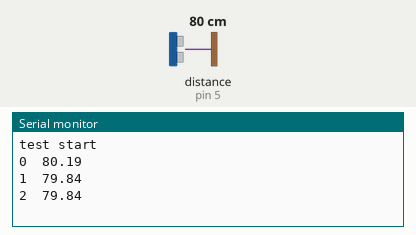
Bench run of a sketch on a simulated Arduino Uno, built with avr-gcc and run on an emulated ATmega328P. Parts: the last lines printed to the serial monitor. Wiring (inferred from the names in the program): ultrasonic range finder: trigger pin 2; echo pin 5. The inputs (shaded band) are chosen by the test bench; at power-on: distance to the obstacle (sensor on pin 5) 80 cm. The echo pulse lasts 58.3 µs per cm.

Above: at 1.3 s.
1.4 s: distance to the obstacle (sensor on pin 5) set to 2 cm
At 1.9 s:
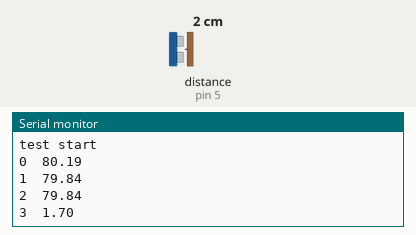
2.9 s: distance to the obstacle (sensor on pin 5) set to 4 cm
At 3.4 s:
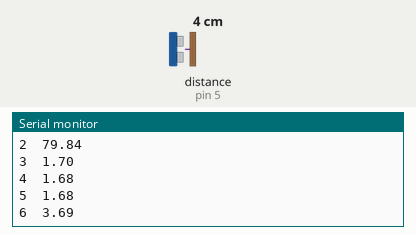
Timing chart, 0 to 5.9 s (numbered marks = the images above; inputs shaded):
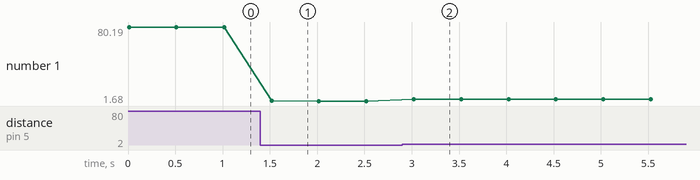

The sketch:

sketch_dec01b.ino
```cpp
#define TrigPin 2 // D1
#define EchoPin 5 // D2

double speedSound = 331.5 + 0.61 * 20; // 20は現在の気温
double distance = 0;


void setup() {
  Serial.begin(9600);
  pinMode(TrigPin, OUTPUT);
  pinMode(EchoPin, INPUT);
  Serial.println("test start");
}

int n = 0;

void loop() {
  trigger();

  double t = pulseIn(EchoPin, HIGH); // μS
  Serial.print(n);
  Serial.print("\t");
  if (t > 0) {
    t = t / 2; //往復距離なので半分の時間
    distance = t * speedSound * 100 / 1000000; // 距離（cm）を計算
    Serial.println(distance);
  } else {
    Serial.println("failed");
  }
  n++;
  delay(500);
}

void trigger() {
  digitalWrite(TrigPin, LOW);
  delayMicroseconds(2);
  digitalWrite(TrigPin, HIGH );
  delayMicroseconds( 10 );
  digitalWrite(TrigPin, LOW );
}
```

Measured:
- after the input at 1.4 s, the serial monitor: prints a new line after 0.12 s (image 1)
- after the input at 2.9 s, the serial monitor: prints a new line after 0.12 s (image 2)
- plotted number 1: 79.84 → 1.68 after the input at 1.4 s, 1.68 → 3.69 after the input at 2.9 s
